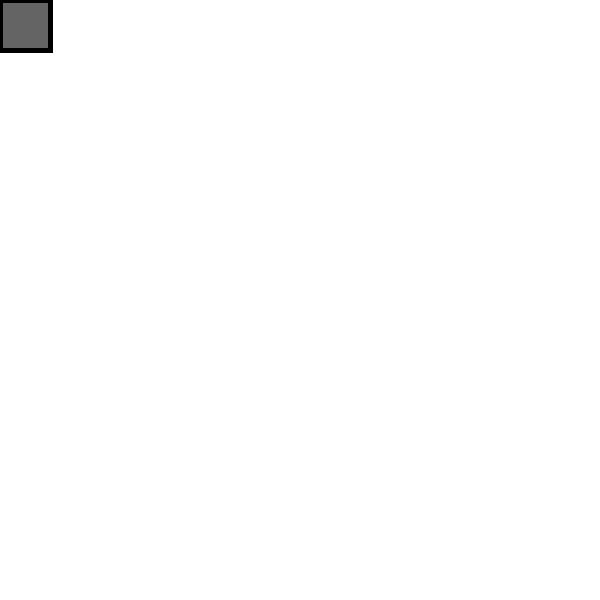
Frame 1 (no input)
Frame 60 (the mouse pressed at the canvas centre just before this capture): identical to frame 1, image omitted
Frame 120 (the mouse held since frame 60 and released just before this capture): identical to frame 1, image omitted

The Processing sketch that drew this single still picture (run headless with seeded random() and noise(); from frame 60 on, the mouse is pressed at the canvas centre):

// Processing sketch: processing_138411
// ── processing_138411.pde

//toggle button -- this is a single button that does two different things depending on whether it is "on" or "off"

boolean makeSquare = true; // this is switch that controls which shape is drawn
int buttonSize = 50;

void setup(){
  size(600, 600);
  background(255);
  noStroke();
}

void draw(){
  
  makeButton();
}

void mouseClicked(){
 if(mouseX < buttonSize && mouseY < buttonSize){ // did the mouse click the button?
   makeSquare = !makeSquare; //toggle between true and false -- if it is true make it false and if it is false make it true
 }  
 else{}
 makeShapes();
}


void makeButton(){
 fill(255);
 rectMode(CORNER);
 strokeWeight(5);
 stroke(255);
 rect(0, 0, buttonSize, buttonSize);
 
 stroke(0);
 fill(100);
 
  if(makeSquare){//if we are making squares make the button a square
   rectMode(CORNER);
     rect(0, 0, buttonSize, buttonSize);
 }
 else {
   ellipseMode(CORNER); //if we are making circles make the button a circle
   ellipse(0, 0, buttonSize, buttonSize);
 }
 
  noStroke();
}

void makeShapes(){
  noStroke();
  int theSize = int(random(20, 50));
  fill(0, 100);
  
  if(makeSquare){ // if the makeSquare switch is on then we make squares
      rectMode(CENTER);
      rect(mouseX, mouseY, theSize, theSize);
  }
  else{ //otherwise we make circles
      ellipseMode(CENTER);
      ellipse(mouseX, mouseY, theSize, theSize);
 }
  
}
